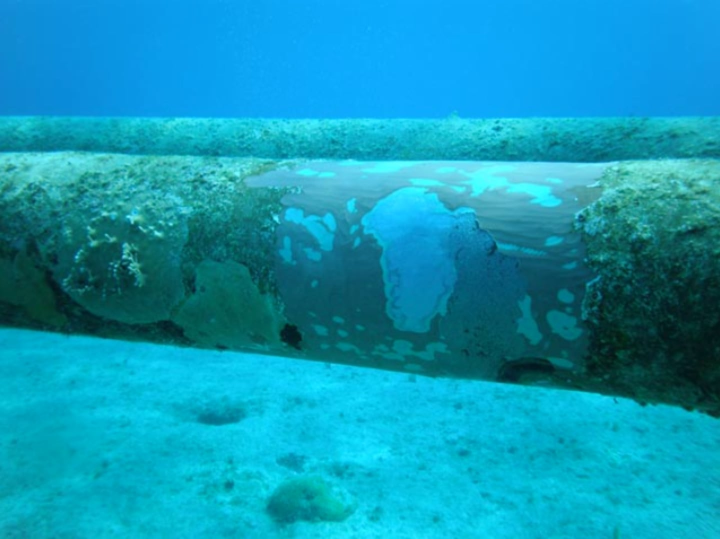
#> input picture dataset/image-6.jpg, 1440 x 1078 px, found by its file name (shown at 1/2 size)
$ python uciqe.py
#> lines starting #> are read from the running program, lines starting #| are printed output that depends on the picture; long printed decimals are rounded
#> further down, I is the input picture: shape (1078, 1440, 3); mean B, G, R 181.7, 151.6, 14.2
'''
UCIQE
Metrics for unferwater image quality evaluation.

reference to the following below:
Code: https://github.com/bilityniu/underimage-fusion-enhancement/blob/master/UCIQE.m
Paper:
    https://doi.org/10.1109/TIP.2015.2491020 (UCIQE)
    https://doi.org/10.1109/TIP.2017.2759252 (Image Enhancement)

'''

import numpy as np
import cv2
from skimage import color, exposure

def getUCIQE(I, Coe_Metric=None):
    # Set default coefficients if none are provided
    if Coe_Metric is None:
        Coe_Metric = [0.4680, 0.2745, 0.2576]

    # Transform to Lab color space
    Img_lab = cv2.cvtColor(I, cv2.COLOR_RGB2LAB)
#> Img_lab: shape (1078, 1440, 3); mean of channels 0, 1, 2 146.6, 106.7, 103.7

    Img_lum = Img_lab[:, :, 0].astype(np.float64)
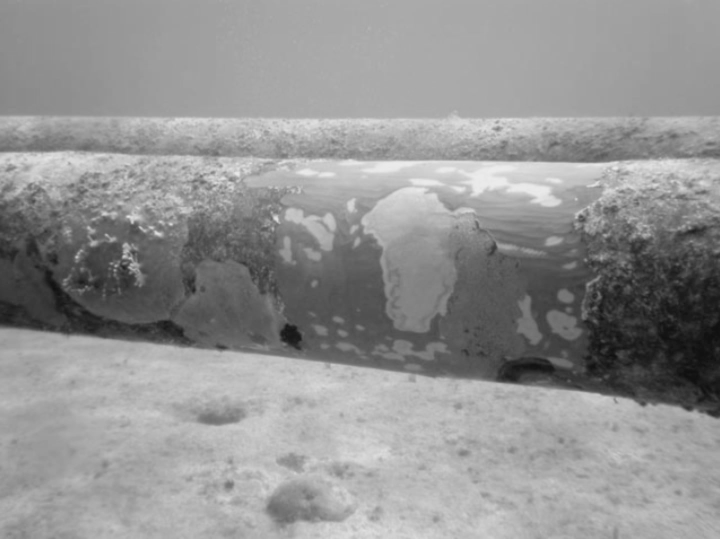
#> Img_lum: shape (1078, 1440) float64 (shown at 1/2 size); min 14, max 236, mean 146.6
    Img_lum = Img_lum / 255 + np.finfo(float).eps

    Img_a = Img_lab[:, :, 1].astype(np.float64) / 255
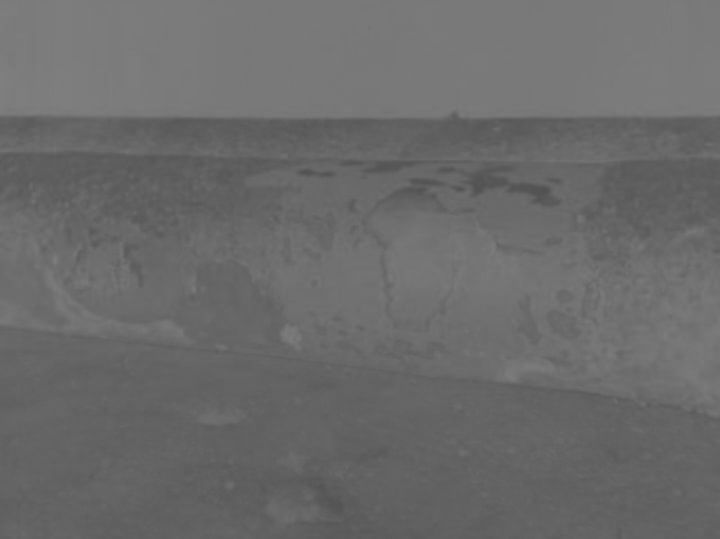
#> Img_a: shape (1078, 1440) float64 (shown at 1/2 size); min 0.318, max 0.502, mean 0.418
    Img_b = Img_lab[:, :, 2].astype(np.float64) / 255
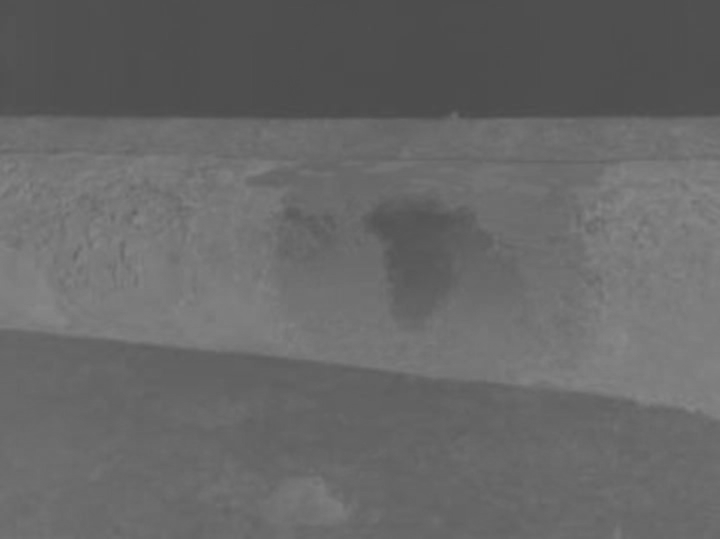
#> Img_b: shape (1078, 1440) float64 (shown at 1/2 size); min 0.298, max 0.537, mean 0.407

    # Chroma
    Img_Chr = np.sqrt(Img_a.flatten()**2 + Img_b.flatten()**2)

    # Saturation
    Img_Sat = Img_Chr / np.sqrt(Img_Chr**2 + Img_lum.flatten()**2)

    # Average of saturation
    Aver_Sat = np.mean(Img_Sat)
#> Aver_Sat = 0.713

    # Average of Chroma
    Aver_Chr = np.mean(Img_Chr)
#> Aver_Chr = 0.587

    # Variance of Chroma
    Var_Chr = np.sqrt(np.mean((np.abs(1 - (Aver_Chr / Img_Chr))**2)))
#> Var_Chr = 0.0532

    # Contrast of luminance
    Tol = exposure.rescale_intensity(Img_lum)
    Con_lum = Tol.max() - Tol.min()
#> Con_lum = 1

    # Get final quality value
    Qualty_Val = Coe_Metric[0] * Var_Chr + Coe_Metric[1] * Con_lum + Coe_Metric[2] * Aver_Sat
#> Qualty_Val = 0.483

    return Qualty_Val

# Example usage
if __name__ == "__main__":
    # Load an example image (replace with your own image path)
    I = cv2.imread('dataset/image-6.jpg')
    I = cv2.cvtColor(I, cv2.COLOR_BGR2RGB)

    # Calculate UCIQE
    uciqe_value = getUCIQE(I)
#> uciqe_value = 0.483
    print("UCIQE Value:", uciqe_value)
#| UCIQE Value: 0.4831

$ run again, with dataset/image-1.jpg copied over dataset/image-6.jpg
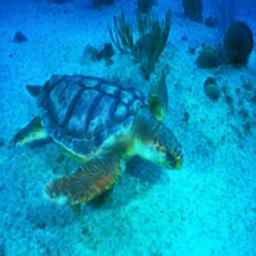
#> input picture dataset/image-1.jpg, 256 x 256 px, found by its file name
#> I is the input picture: shape (256, 256, 3); mean B, G, R 189.1, 146.4, 8.8
#> Img_lab: shape (256, 256, 3); mean of channels 0, 1, 2 143.5, 112.3, 97
#> in getUCIQE, `Img_b = Img_lab[:, :, 2].astype(np.float64) / 255`:
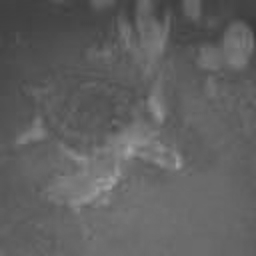
#> Img_b: shape (256, 256) float64; min 0.227, max 0.651, mean 0.38
#> Aver_Sat = 0.723
#> Aver_Chr = 0.587
#> Var_Chr = 0.0525
#> in getUCIQE, `Tol = exposure.rescale_intensity(Img_lum)`:
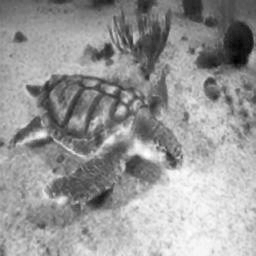
#> Tol: shape (256, 256) float64; min 0, max 1, mean 0.596
#> Con_lum = 1
#> Qualty_Val = 0.485
#| UCIQE Value: 0.4853

$ run again, with dataset/image-2.jpg copied over dataset/image-6.jpg
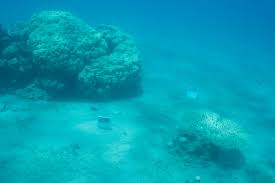
#> input picture dataset/image-2.jpg, 275 x 183 px, found by its file name
#> I is the input picture: shape (183, 275, 3); mean B, G, R 178.6, 157.5, 3.4
#> Img_lab: shape (183, 275, 3); mean of channels 0, 1, 2 151.5, 101.8, 107.3
#> in getUCIQE, `Img_b = Img_lab[:, :, 2].astype(np.float64) / 255`:
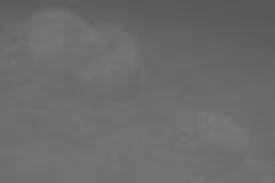
#> Img_b: shape (183, 275) float64; min 0.345, max 0.478, mean 0.421
#> Aver_Sat = 0.701
#> Aver_Chr = 0.581
#> Var_Chr = 0.0208
#> in getUCIQE, `Tol = exposure.rescale_intensity(Img_lum)`:
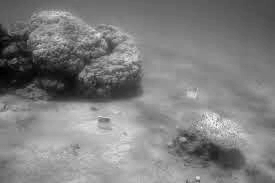
#> Tol: shape (183, 275) float64; min 0, max 1, mean 0.5
#> Con_lum = 1
#> Qualty_Val = 0.465
#| UCIQE Value: 0.4648

$ run again, with dataset/image-5.jpg copied over dataset/image-6.jpg
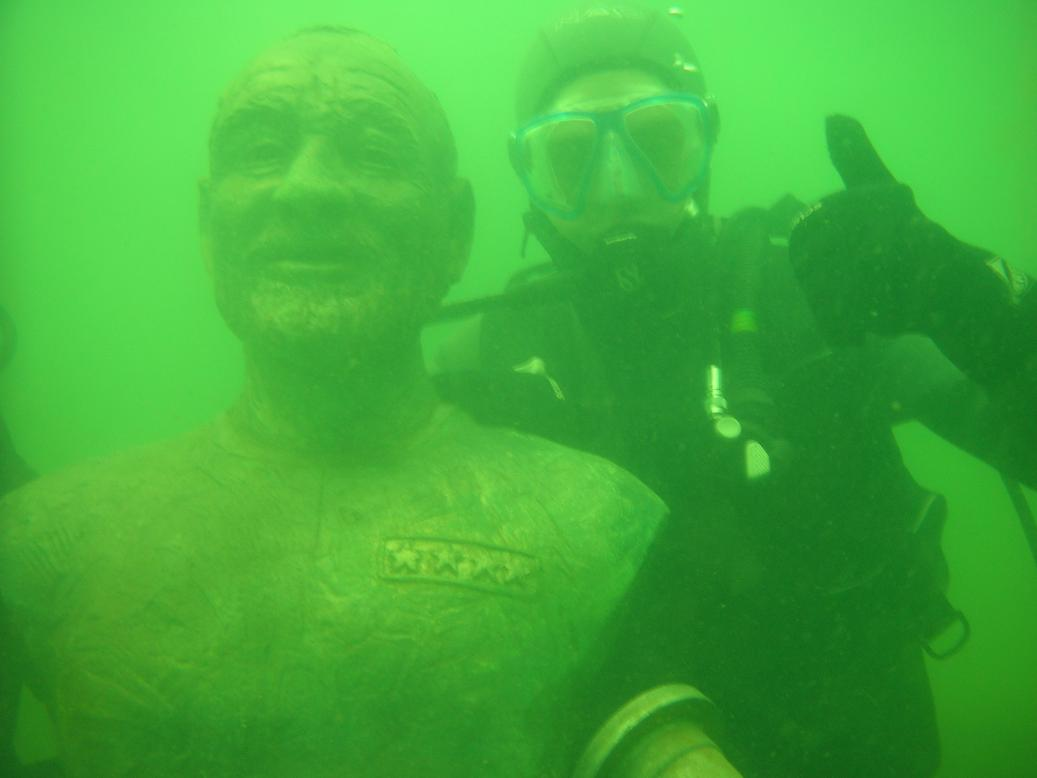
#> input picture dataset/image-5.jpg, 1037 x 778 px, found by its file name
#> I is the input picture: shape (778, 1037, 3); mean B, G, R 57, 172.2, 64.9
#> Img_lab: shape (778, 1037, 3); mean of channels 0, 1, 2 158.9, 75.6, 176.3
#> in getUCIQE, `Img_b = Img_lab[:, :, 2].astype(np.float64) / 255`:
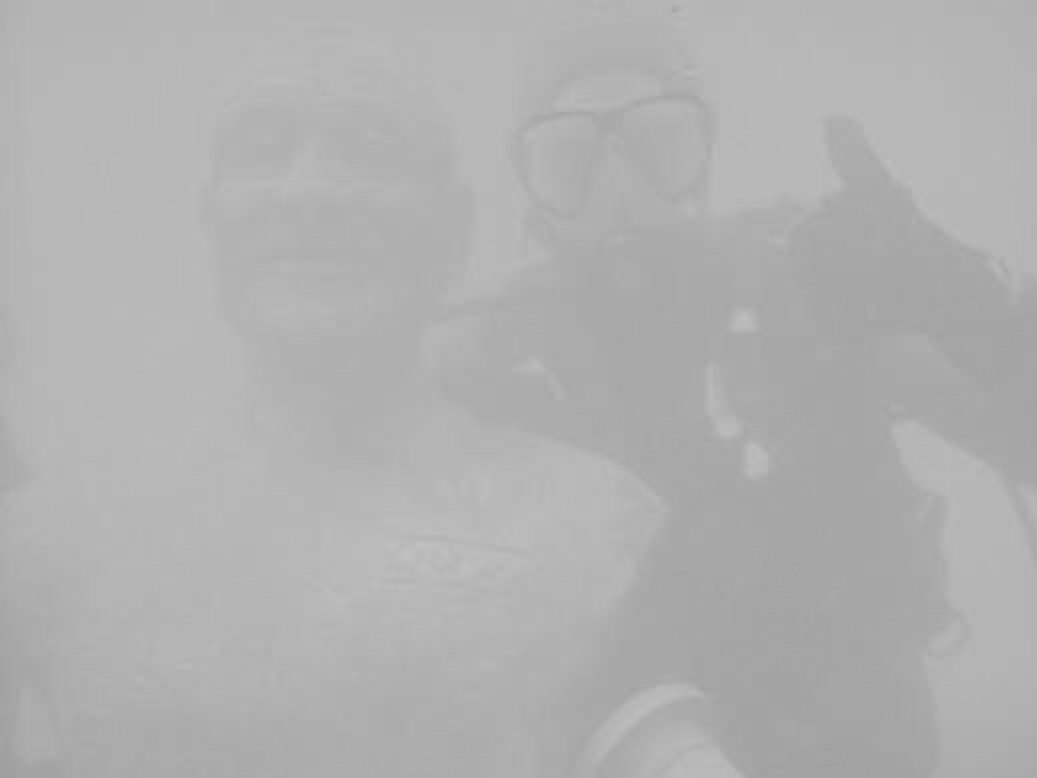
#> Img_b: shape (778, 1037) float64; min 0.624, max 0.757, mean 0.691
#> Aver_Sat = 0.772
#> Aver_Chr = 0.753
#> Var_Chr = 0.0215
#> in getUCIQE, `Tol = exposure.rescale_intensity(Img_lum)`:
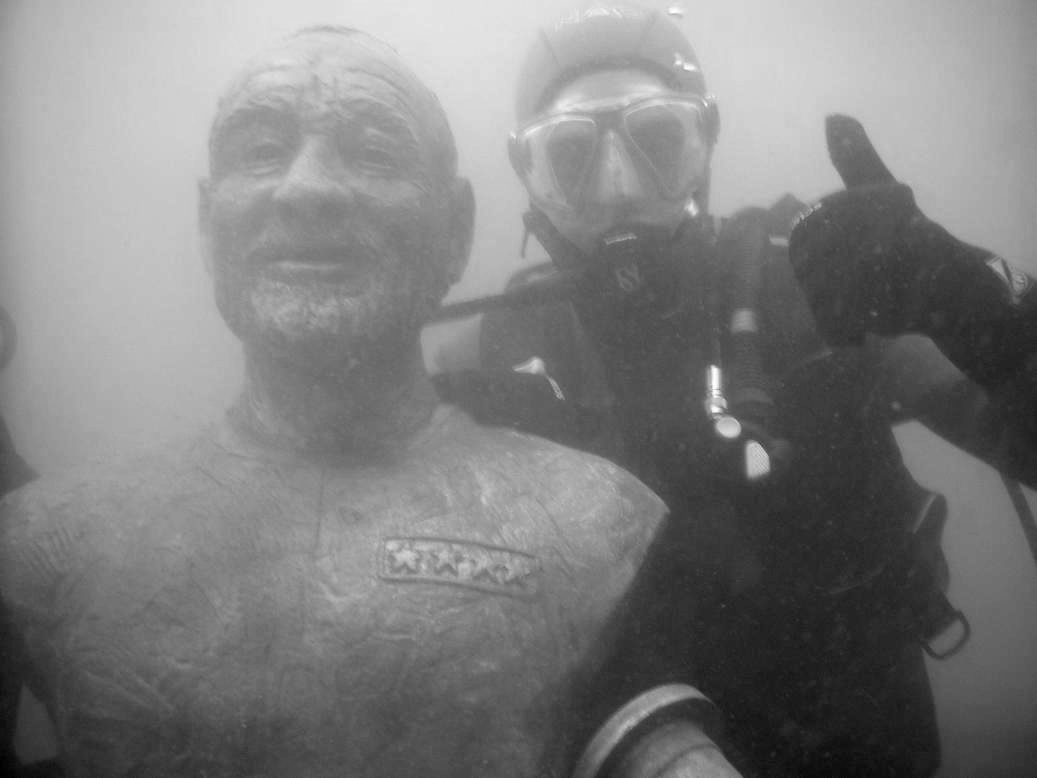
#> Tol: shape (778, 1037) float64; min 0, max 1, mean 0.493
#> Con_lum = 1
#> Qualty_Val = 0.484
#| UCIQE Value: 0.4836
